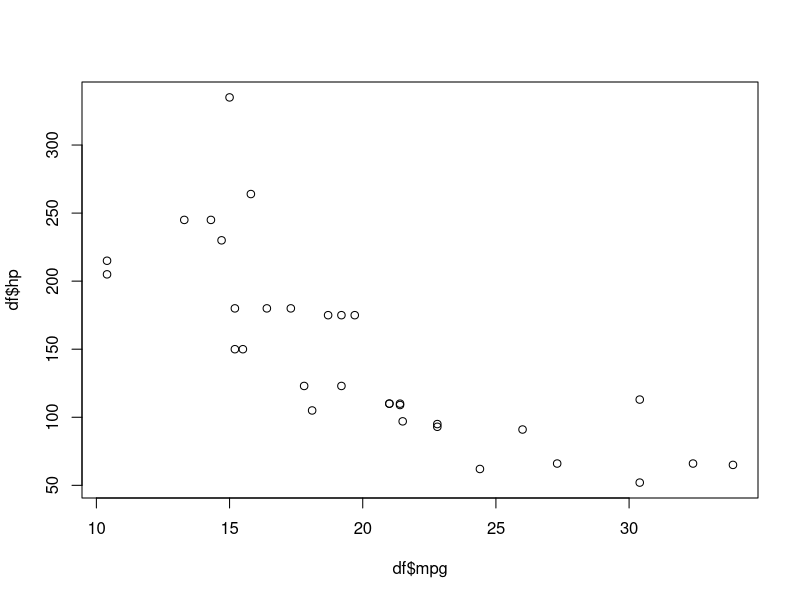

Generate this figure with R: (Note: this script raises an error after producing the figure.)
df <- mtcars

fit <- cor.test(x = df$mpg, y = df$hp)

str(fit)

fit$p.value

fit1 <- cor.test(~ mpg + hp, df)


plot(x = df$mpg, y = df$hp)

ggplot(df, aes(x= mpg, y = hp))+
  geom_point(size = 3)

df_numeric <- df[,c(1,3:7)]
pairs(df_numeric)

cor(df_numeric)

library(psych)
fit2 <- corr.test(df_numeric)


df <- mtcars
df_numeric <- df[,c(1, 3:7)]

fit3 <- lm(mpg ~ hp, df)
summary(fit3)

library(ggplot2)
ggplot(df, aes(hp, mpg))+
  geom_point(size = 3)+
  geom_smooth(method = 'lm')+
  facet_grid(.~cyl)


ggplot(df, aes(hp, mpg))+
  geom_smooth(method = 'lm', se = F)+
  facet_grid(.~cyl)


fitted_values_mpg <- data.frame(mpg = df$mpg, fitted = fit3$fitted.values)

ggplot(fitted_values_mpg, aes( mpg, fitted)) +
  geom_point(size=3)+
  geom_smooth(method = 'lm')


new_hp <- data.frame(hp = c(100, 150, 129, 300))
new_hp$mpg <- predict(fit3, new_hp)


my_df <- mtcars
my_df$cyl <- factor(my_df$cyl, labels = c('four', 'six', 'eight'))

fit4 <- lm(mpg ~ cyl, my_df)
summary(fit4)

aggregate(mpg ~ cyl, my_df, mean)
